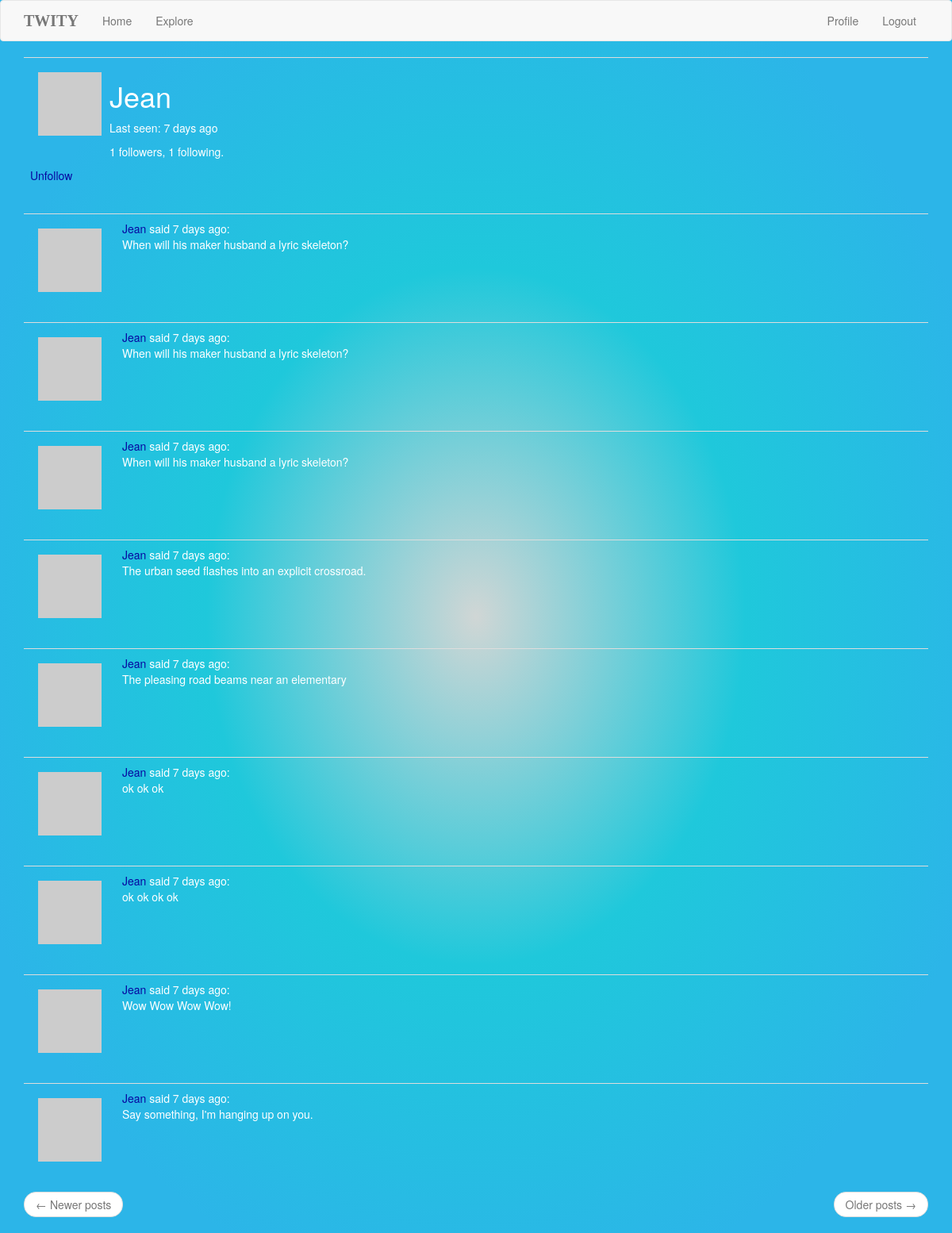
The page /user/Jean (signed in) on the database its author committed.
### app/models.py (models this page shows, shortened)
class User(UserMixin, db.Model):
    id = db.Column(db.Integer, primary_key=True)
    username = db.Column(db.String(64), index=True, unique=True)
    email = db.Column(db.String(120), index=True, unique=True)
    password_hash = db.Column(db.String(128))
    posts = db.relationship('Post', backref='author', lazy='dynamic')
    about_me = db.Column(db.String(140))
    last_seen = db.Column(db.DateTime, default=datetime.utcnow)
    followed = db.relationship(
        'User', secondary=followers,
        primaryjoin=(followers.c.follower_id == id),
        secondaryjoin=(followers.c.followed_id == id),
        backref=db.backref('followers', lazy='dynamic'), lazy='dynamic')
    def avatar(self, size):
        digest = md5(self.email.lower().encode('utf-8')).hexdigest()
        return 'https://www.gravatar.com/avatar/{}?d=identicon&s={}'.format(
            digest, size)
    def is_following(self, user):
        return self.followed.filter(
            followers.c.followed_id == user.id).count() > 0

class Post(db.Model):
    id = db.Column(db.Integer, primary_key=True)
    body = db.Column(db.String(140))
    timestamp = db.Column(db.DateTime, index=True, default=datetime.utcnow)
    user_id = db.Column(db.Integer, db.ForeignKey('user.id'))

### app/routes.py (the view)
@app.route('/user/<username>')
@login_required
def user(username):
    user = User.query.filter_by(username=username).first_or_404()
    page = request.args.get('page', 1, type=int)
    posts = user.posts.order_by(Post.timestamp.desc()).paginate(
        page, app.config['POSTS_PER_PAGE'], False)
    next_url = url_for('user', username=user.username, page=posts.next_num) \
        if posts.has_next else None
    prev_url = url_for('user', username=user.username, page=posts.prev_num) \
        if posts.has_prev else None
    return render_template('user.html', user=user, posts=posts.items,
                           next_url=next_url, prev_url=prev_url)

### app/models.py (called while the page is built)
@login.user_loader
def load_user(id):
    return User.query.get(int(id))

### app/routes.py (called while the page is built)
@app.before_request
def before_request():
    if current_user.is_authenticated:
        current_user.last_seen = datetime.utcnow()
        db.session.commit()

### app/templates/user.html (shortened to what this page needs)
{% extends "base.html" %}
{% block app_content %}
    <table class="table">
        <tr>
            <td>
                <img src="{{ user.avatar(236) }}">
                <h1>{{ user.username }}</h1>
                {% if user.last_seen %}<p>Last seen: {{moment(user.last_seen).fromNow()}}</p>{% endif %}
                <p>{{ user.followers.count() }} followers, {{ user.followed.count() }} following.</p>
                {% if user == current_user %}
                <p><a href="{{ url_for('edit_profile') }}">Edit your profile</a></p>
                {% elif not current_user.is_following(user) %}
                <p><a href="{{ url_for('follow', username=user.username) }}">Follow</a></p>
                {% else %}
                <p><a href="{{ url_for('unfollow', username=user.username) }}">Unfollow</a></p>
                {% endif %}
            </td>
        </tr>
    </table>
    {% for post in posts %}
        {% include '_post.html' %}
    {% endfor %}
    <nav aria-label="...">
        <ul class="pager">
            <li class="previous{% if not prev_url %} disabled{% endif %}">
                <a href="{{ prev_url or '#' }}">
                    <span aria-hidden="true">&larr;</span> Newer posts
                </a>
            </li>
            <li class="next{% if not next_url %} disabled{% endif %}">
                <a href="{{ next_url or '#' }}">
                    Older posts <span aria-hidden="true">&rarr;</span>
                </a>
            </li>
        </ul>
    </nav>
{% endblock %}

### app/templates/_post.html
    <table class="table">
        <tr>
            <td width="70px">
                <a href="{{ url_for('user', username=post.author.username) }}">
                    <img src="{{ post.author.avatar(70) }}" />
                </a>
            </td>
            <td>
                <a href="{{ url_for('user', username=post.author.username) }}">
                    {{ post.author.username }}
                </a>
                said {{ moment(post.timestamp).fromNow() }}:
                <br>
                {{ post.body }}
            </td>
        </tr>
    </table>

### app/static/mystyle.css (style rules this page uses)
html body { background-color: #2cb5e8; background-image: radial-gradient(#d0d6d5 0%, #1fc8db 40%,#2cb5e8 80%); background-repeat: no-repeat; color: white; Opacity: 100; }
a { color: rgb(7, 7, 160); }
img { float: left; margin: 10px; }
h1 { text-transform: capitalize; }

### rows shown on the page
User: username "Jean", last_seen "7 days ago"
Post: author.username "Jean", timestamp "7 days ago", body "When will his maker husband a lyric skeleton?"
Post: author.username "Jean", timestamp "7 days ago", body "When will his maker husband a lyric skeleton?"
Post: author.username "Jean", timestamp "7 days ago", body "When will his maker husband a lyric skeleton?"
Post: author.username "Jean", timestamp "7 days ago", body "The urban seed flashes into an explicit crossroad."
Post: author.username "Jean", timestamp "7 days ago", body "The pleasing road beams near an elementary"
Post: author.username "Jean", timestamp "7 days ago", body "ok ok ok"
Post: author.username "Jean", timestamp "7 days ago", body "ok ok ok ok"
Post: author.username "Jean", timestamp "7 days ago", body "Wow Wow Wow Wow!"
Post: author.username "Jean", timestamp "7 days ago", body "Say something, I'm hanging up on you."

### other values the page prints
{{ user.followers.count() }} "1"
{{ user.followed.count() }} "1"
